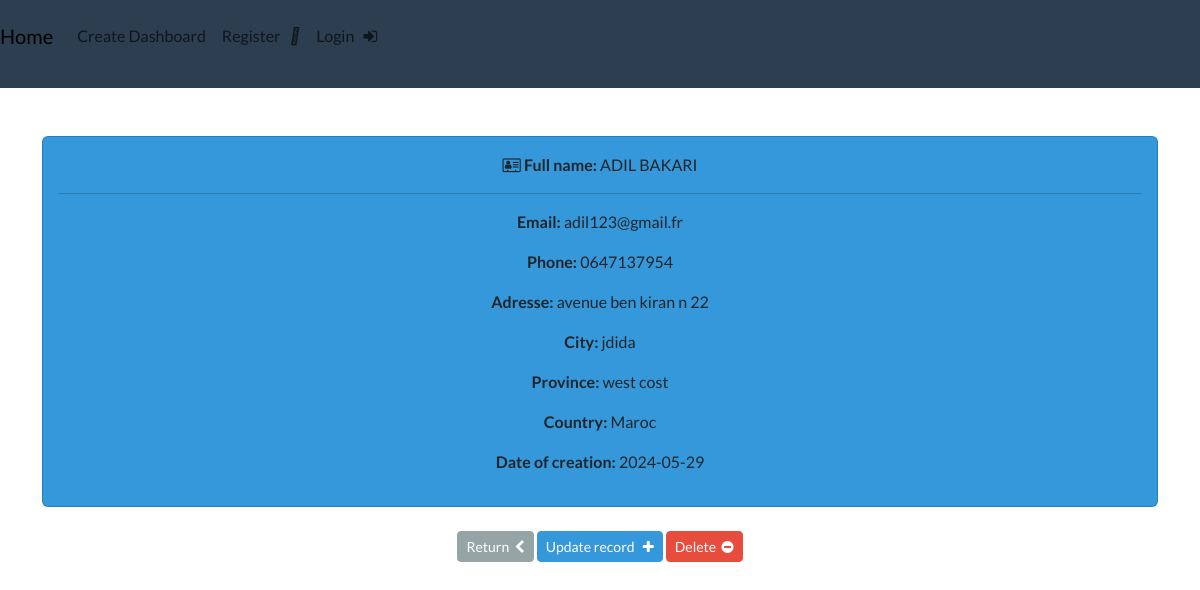
The app's page /record/9/ with its own data.
### webapp/models.py (models this page shows, shortened)
class Record(models.Model):
	first_name = models.CharField(max_length=30)
	last_name = models.CharField(max_length=30)
	date_time = models.DateTimeField(auto_now_add=True)
	email = models.EmailField(max_length=254, unique=True)
	phone = models.CharField(max_length=20)
	adress = models.CharField(max_length=300)
	city = models.CharField(max_length=100)
	province = models.CharField(max_length=150)
	country = models.CharField(max_length=30)
	class Meta:
		verbose_name_plural = "Record"

### webapp/views.py (the view)
# urls.py: path('record/<int:pk>/', views.record_view, name="record-link"),
def record_view(request, pk):
	record = Record.objects.get(id=pk)
	return render(request, 'webapp/view_record.html', {'record':record})

### webapp/templates/webapp/view_record.html (shortened to what this page needs)
{% extends 'webapp/base.html'%}
{% block content %}
	<div class="card mt-5 text-center bg-info">
		<div class="card-body">
			<p><i class="fa fa-address-card-o" aria-hidden="true"></i>&nbsp;<strong>Full name:</strong> {{record.first_name|upper}} {{record.last_name|upper}}<p><hr>
			<p><strong>Email:</strong> {{record.email}}<p>
			<p><strong>Phone:</strong> {{record.phone}}<p>
			<p><strong>Adresse:</strong> {{record.adress}}<p>
			<p><strong>City:</strong> {{record.city}}<p>
			<p><strong>Province:</strong> {{record.province}}<p>
			<p><strong>Country:</strong> {{record.country}}<p>
			<p><strong>Date of creation:</strong> {{record.date_time|date:"Y-m-d"}}<p>
		</div>
	</div>
	<br>
	<div class="d-flex justify-content-center">
		<a type="submit" href="{% url 'webapp:dashboard-link' %}" class="btn btn-secondary btn-sm">Return &nbsp;<i class="fa fa-chevron-left" aria-hidden="true"></i></a>&nbsp;
 		<a type="submit" href="{% url 'webapp:update-link' record.id %}" class="btn btn-info btn-sm">Update record  &nbsp; <i class="fa fa-plus" aria-hidden="true"></i></a>&nbsp;
		<a type="submit" href="{% url 'webapp:delete-link' record.id %}" class="btn btn-danger btn-sm">Delete &nbsp;<i class="fa fa-minus-circle" aria-hidden="true"></i></a>
	</div>
{% endblock %}

### records on screen
Record: first_name "ADIL", last_name "BAKARI", email "adil123@gmail.fr", phone "0647137954", adress "avenue ben kiran n 22", city "jdida", province "west cost", country "Maroc", date_time "2024-05-29"
